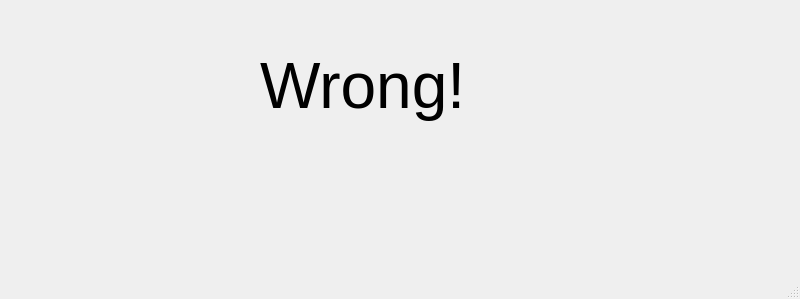
<?xml version="1.0" encoding="UTF-8"?>
<ui version="4.0">
 <class>MainWindow</class>
 <widget class="QMainWindow" name="MainWindow">
  <property name="geometry">
   <rect>
    <x>0</x>
    <y>0</y>
    <width>800</width>
    <height>299</height>
   </rect>
  </property>
  <property name="windowTitle">
   <string>MainWindow</string>
  </property>
  <widget class="QWidget" name="centralwidget">
   <widget class="QLabel" name="label">
    <property name="geometry">
     <rect>
      <x>260</x>
      <y>30</y>
      <width>281</width>
      <height>111</height>
     </rect>
    </property>
    <property name="font">
     <font>
      <pointsize>48</pointsize>
     </font>
    </property>
    <property name="text">
     <string>Wrong!</string>
    </property>
   </widget>
  </widget>
  <widget class="QMenuBar" name="menubar">
   <property name="geometry">
    <rect>
     <x>0</x>
     <y>0</y>
     <width>800</width>
     <height>26</height>
    </rect>
   </property>
  </widget>
  <widget class="QStatusBar" name="statusbar"/>
 </widget>
 <resources/>
 <connections/>
</ui>
